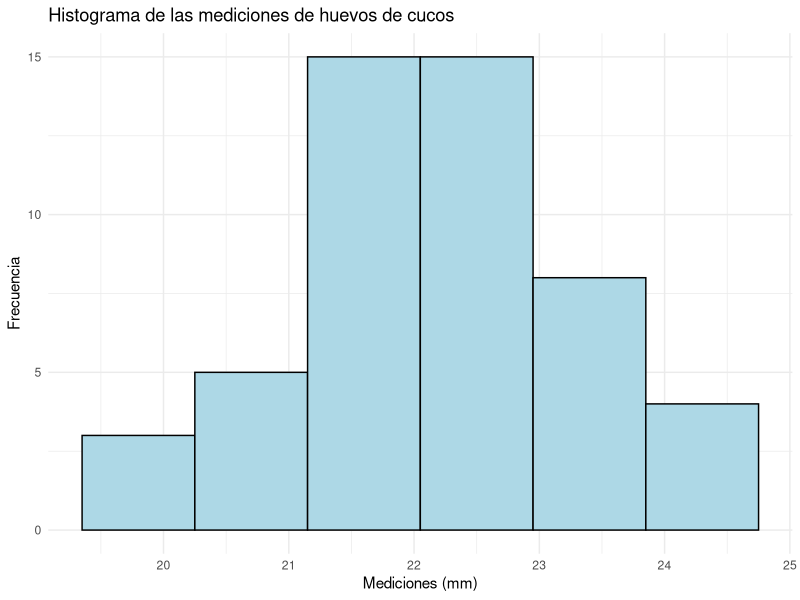
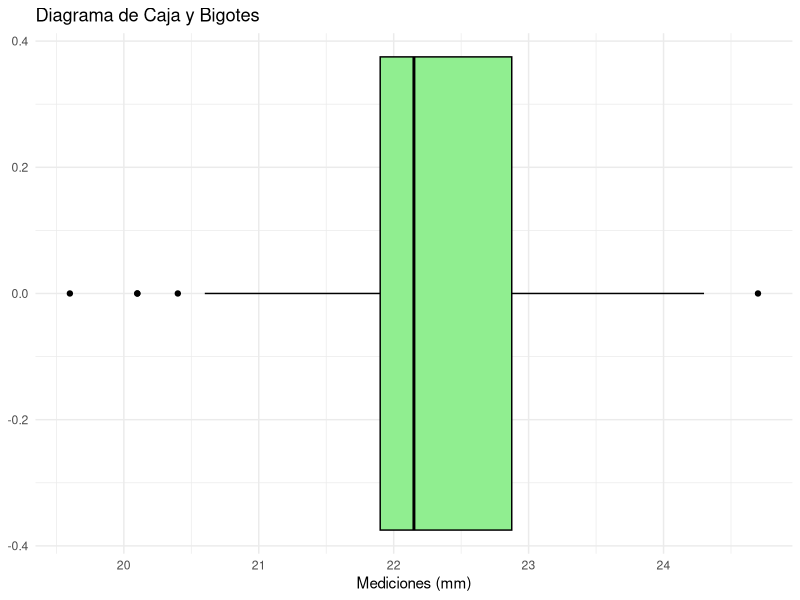

R code for these plots, in order:
## ---- chunk 1
datos <- scan("cucos.txt")

media <- mean(datos)

desviacion_estandar <- sd(datos)

mediana <- median(datos)

cuartiles <- quantile(datos)

curtosis <- e1071::kurtosis(datos)

asimetria <- e1071::skewness(datos)

rango <- range(datos)

rango_intercuartil <- IQR(datos)

# Mostrar los resultados con mensajes descriptivos
cat("La media es:", media, "\n")
cat("La desviación estándar es:", desviacion_estandar, "\n")
cat("La mediana es:", mediana, "\n")
cat("Los cuartiles son:\n")
print(cuartiles)
cat("La curtosis es:", curtosis, "\n")
cat("El coeficiente de asimetría es:", asimetria, "\n")
cat("El rango es:", rango[1], "a", rango[2], "\n")
cat("El rango intercuartil es:", rango_intercuartil, "\n")
## ---- chunk 2
# Cargar la librería ggplot2
library(ggplot2)

# Convertir los datos a un data frame
datos_df <- data.frame(mediciones = datos)

# Histograma con ggplot2
ggplot(datos_df, aes(x = mediciones)) +
  geom_histogram(binwidth = 0.9, fill = "lightblue", color = "black") +
  labs(title = "Histograma de las mediciones de huevos de cucos", 
       x = "Mediciones (mm)", y = "Frecuencia") +
  theme_minimal()

# Diagrama de caja y bigotes con ggplot2
ggplot(datos_df, aes(x = mediciones)) +
  geom_boxplot(fill = "lightgreen", color = "black") +
  labs(title = "Diagrama de Caja y Bigotes", 
       x = "Mediciones (mm)") +
  theme_minimal()


